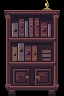

Below is a game level as drawn by its tile map, then a one-line description and the .tmx file that defines it, in full:
An orthogonal 2x3 tile map with 32x32 px tiles, 1 tile layer (Assembly), 3 tilesets.

<map version="1.10" orientation="orthogonal" renderorder="right-down" width="2" height="3" tilewidth="32" tileheight="32" infinite="0" nextlayerid="2" nextobjectid="1">
  <tileset firstgid="1" source="../floors.tsx" />
  <tileset firstgid="321" source="../walls.tsx" />
  <tileset firstgid="961" source="../architecture.tsx" />
  <layer id="1" name="Assembly" width="2" height="3">
    <data encoding="csv">
1989,1990,
2005,2006,
2021,2022
</data>
  </layer>
</map>
